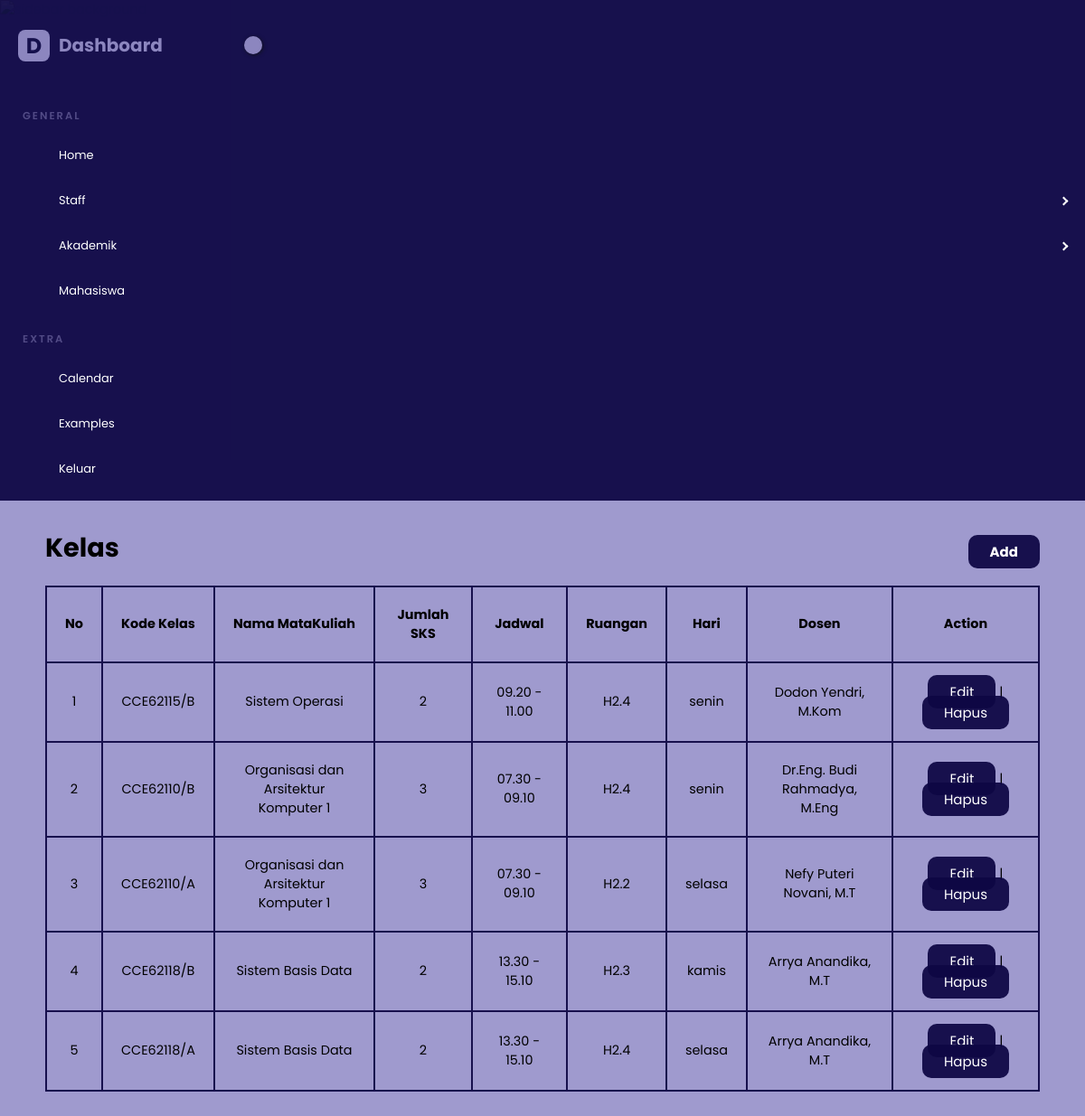
/admin/kelas.php (signed in), run on the app's committed database.
### tables this page shows
CREATE TABLE `mata_kuliah` (
  `kode_matkul` char(8) NOT NULL,
  `nama_matkul` varchar(255) DEFAULT NULL,
  `sks` char(1) DEFAULT NULL
);

CREATE TABLE `dosenkelas` (
  `id_dosenkelas` int(11) NOT NULL,
  `nip` char(18) NOT NULL,
  `kode_kelas` varchar(25) NOT NULL
);

CREATE TABLE `kelas` (
  `kode_kelas` varchar(25) NOT NULL,
  `kode_matkul` char(8) NOT NULL,
  `jadwal` varchar(15) DEFAULT NULL,
  `ruangan` varchar(5) DEFAULT NULL,
  `hari` varchar(7) DEFAULT NULL
);

CREATE TABLE `dosen` (
  `nip` char(18) NOT NULL,
  `nama` varchar(35) DEFAULT NULL,
  `kelamin` char(1) DEFAULT NULL
);

### admin/kelas.php (the view, shortened to what this page needs)
<?php
include "../functions.php";
?>
<!DOCTYPE html>
<html lang="en">
<head>
    <link rel='stylesheet' href='https://cdn.jsdelivr.net/npm/remixicon@3.3.0/fonts/remixicon.css'>
    <link rel='stylesheet' href='https://unpkg.com/css-pro-layout@1.1.0/dist/css/css-pro-layout.css'>
    <link rel="stylesheet" href="./style.css">
</head>
<body>
    <div class="layout has-sidebar fixed-sidebar fixed-header">
        <?php include 'navbar.php'; ?>
        <div class="layout">
            <main class="content">
                <div class="container">
                    <div>
                        <h1>Kelas</h1>
                    </div>
                    <div>
                        <h1><a href="tambah-kelas.php" class=""><i class="ri-add-fill"></i> Add</a></h1>
                    </div>
                </div>
                <div class="container2">
                    <table class="table" cellpadding="5" cellspacing="0">
                        <thead>
                            <tr>
                                <th>No</th>
                                <th>Kode Kelas</th>
                                <th>Nama MataKuliah</th>
                                <th>Jumlah SKS</th>
                                <th>Jadwal</th>
                                <th>Ruangan</th>
                                <th>Hari</th>
                                <th>Dosen</th>
                                <th>Action</th>
                            </tr>
                        </thead>
                        <tbody>
                            <?php
                                $i = 1;
                                $sqlSelect = "SELECT * FROM mata_kuliah, kelas, dosenkelas, dosen WHERE kelas.kode_matkul = mata_kuliah.kode_matkul AND dosenkelas.nip = dosen.nip AND dosenkelas.kode_kelas = kelas.kode_kelas";
                                $result = mysqli_query($conn,$sqlSelect);
                                while($data = mysqli_fetch_array($result)){
                                ?>
                            <tr>
                                <td><?= $i; ?></td>
                                <td><?= $data["kode_kelas"]; ?></td>
                                <td><?= $data["nama_matkul"]; ?></td>
                                <td><?= $data["sks"]; ?></td>
                                <td><?= $data["jadwal"]; ?></td>
                                <td><?= $data["ruangan"]; ?></td>
                                <td><?= $data["hari"]; ?></td>
                                <td><?= $data["nama"]; ?></td>
                                <td><a href="ubah-kelas.php?kode_kelas=<?= $data["kode_kelas"]; ?>" class="">Edit</a> |
                                    <a href="hapus-kelas.php?kode_kelas=<?= $data["kode_kelas"]; ?>" class=""
                                        onclick="return confirm('ingin menghapus <?= $data['kode_kelas']; ?> ?');">Hapus</a>
                                </td>
                            </tr>
                            <?php $i++; ?>
                            <?php } ?>
                        </tbody>
                    </table>
                </div>
                <br />
            </main>
        </div>
    </div>
</body>
</html>

### admin/style.css (style rules this page uses)
:root { --primary: #0d0744ee; --sec: #9791caea; --bg: #010101; }
.layout { z-index: 1; }
.layout .content { padding: 12px 50px; display: flex; flex-direction: column; }
* { box-sizing: border-box; }
body { margin: 0; height: 100vh; font-family: "Poppins", sans-serif; background-color: var(--sec); font-size: 0.9rem; }
a { text-decoration: none; }
.container { display: flex; justify-content: space-between; }
.container2 { margin-left: auto; margin-right: auto; }
.container a, .container2 a { background-color: var(--primary); border-radius: 10px; padding-left: 1.5rem; padding-right: 1.5rem; padding-top: 0.5rem; padding-bottom: 0.5rem; font-size: 15px; }
.container a, .container2 a { color: #fff; }
table td, table th { vertical-align: middle; text-align: center; padding: 20px !important; border: 1px solid var(--primary); }
table { border: 1px solid var(--primary); }

### data on the page
mata_kuliah: dosenkelas.kode_kelas "CCE62115/B", nama_matkul "Sistem Operasi", sks "2", kelas.jadwal "09.20 - 11.00", kelas.ruangan "H2.4", kelas.hari "senin", dosen.nama "Dodon Yendri, M.Kom"
mata_kuliah: dosenkelas.kode_kelas "CCE62110/B", nama_matkul "Organisasi dan Arsitektur Komputer 1", sks "3", kelas.jadwal "07.30 - 09.10", kelas.ruangan "H2.4", kelas.hari "senin", dosen.nama "Dr.Eng. Budi Rahmadya, M.Eng", dosenkelas.kode_kelas "CCE62110/A", kelas.ruangan "H2.2", kelas.hari "selasa", dosen.nama "Nefy Puteri Novani, M.T"
mata_kuliah: dosenkelas.kode_kelas "CCE62118/B", nama_matkul "Sistem Basis Data", sks "2", kelas.jadwal "13.30 - 15.10", kelas.ruangan "H2.3", kelas.hari "kamis", dosen.nama "Arrya Anandika, M.T", dosenkelas.kode_kelas "CCE62118/A", kelas.ruangan "H2.4", kelas.hari "selasa"
